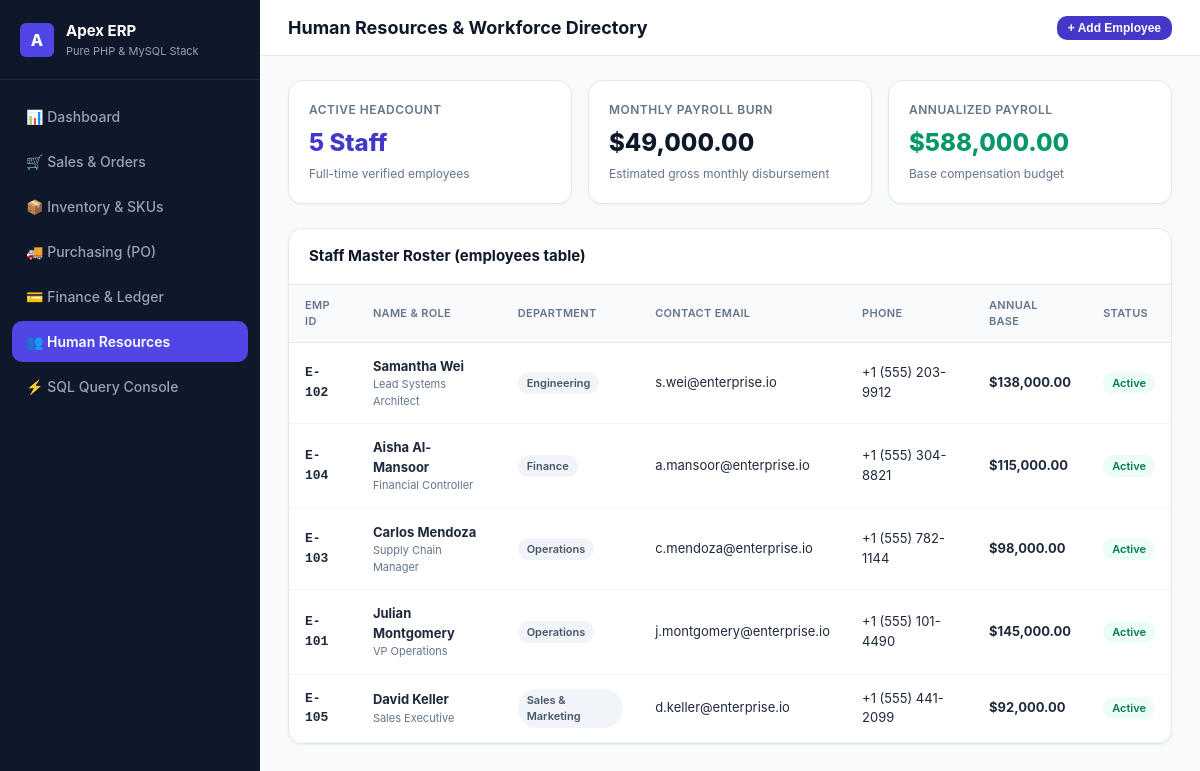
The page /hr.php on the database its author committed.
### tables this page shows
CREATE TABLE IF NOT EXISTS `employees` (
  `id` INT AUTO_INCREMENT PRIMARY KEY,
  `emp_code` VARCHAR(20) NOT NULL UNIQUE,
  `full_name` VARCHAR(100) NOT NULL,
  `email` VARCHAR(100) NOT NULL,
  `phone` VARCHAR(30),
  `role` VARCHAR(100) NOT NULL,
  `department` VARCHAR(100) NOT NULL,
  `annual_salary` DECIMAL(12,2) NOT NULL,
  `status` ENUM('active', 'on_leave', 'inactive') DEFAULT 'active',
  `join_date` DATE NOT NULL,
  `created_at` TIMESTAMP DEFAULT CURRENT_TIMESTAMP
);

### config.php (called while the page is built, shortened)
<?php
function e(?string $string): string {
    return htmlspecialchars($string ?? '', ENT_QUOTES, 'UTF-8');
}
function money(float $amount): string {
    return '$' . number_format($amount, 2);
}

### hr.php (the view, shortened to what this page needs)
<?php
require_once __DIR__ . '/config.php';
$pdo = getDbConnection();
$employees = $pdo->query("SELECT * FROM employees ORDER BY department ASC, full_name ASC")->fetchAll();
$payrollStmt = $pdo->query("SELECT COALESCE(SUM(annual_salary), 0) as total_payroll, COUNT(*) as headcount FROM employees WHERE status = 'active'");
$payroll = $payrollStmt->fetch();
$monthlyPayroll = $payroll['total_payroll'] / 12;
?>
<!DOCTYPE html>
<html lang="en">
<head>
    <link rel="stylesheet" href="style.css">
</head>
<body>
<div class="app-container">
    <aside class="sidebar">
        <div class="sidebar-header">
            <div class="brand-badge">A</div>
            <div>
                <div class="brand-title">Apex ERP</div>
                <div class="brand-sub">Pure PHP & MySQL Stack</div>
            </div>
        </div>
        <ul class="nav-menu">
            <li><a href="index.php" class="nav-link"><span>📊 Dashboard</span></a></li>
            <li><a href="sales.php" class="nav-link"><span>🛒 Sales & Orders</span></a></li>
            <li><a href="inventory.php" class="nav-link"><span>📦 Inventory & SKUs</span></a></li>
            <li><a href="purchases.php" class="nav-link"><span>🚚 Purchasing (PO)</span></a></li>
            <li><a href="finance.php" class="nav-link"><span>💳 Finance & Ledger</span></a></li>
            <li><a href="hr.php" class="nav-link active"><span>👥 Human Resources</span></a></li>
            <li><a href="sql_runner.php" class="nav-link"><span>⚡ SQL Query Console</span></a></li>
        </ul>
    </aside>
    <div class="main-wrapper">
        <header class="topbar">
            <h1 class="page-title">Human Resources & Workforce Directory</h1>
            <div class="topbar-actions">
                <button onclick="document.getElementById('addEmpModal').style.display='flex'" class="btn btn-primary btn-sm">+ Add Employee</button>
            </div>
        </header>
        <main class="content-body">
            <div class="kpi-grid">
                <div class="kpi-card">
                    <div class="kpi-label">Active Headcount</div>
                    <div class="kpi-value" style="color:#4338ca;"><?= (int)$payroll['headcount'] ?> Staff</div>
                    <div class="kpi-sub">Full-time verified employees</div>
                </div>
                <div class="kpi-card">
                    <div class="kpi-label">Monthly Payroll Burn</div>
                    <div class="kpi-value" style="color:#0f172a;"><?= money((float)$monthlyPayroll) ?></div>
                    <div class="kpi-sub">Estimated gross monthly disbursement</div>
                </div>
                <div class="kpi-card">
                    <div class="kpi-label">Annualized Payroll</div>
                    <div class="kpi-value" style="color:#059669;"><?= money((float)$payroll['total_payroll']) ?></div>
                    <div class="kpi-sub">Base compensation budget</div>
                </div>
            </div>
            <div class="card">
                <div class="card-header">
                    <h2 class="card-title">Staff Master Roster (employees table)</h2>
                </div>
                <div class="table-responsive">
                    <table class="data-table">
                        <thead>
                            <tr>
                                <th>Emp ID</th>
                                <th>Name & Role</th>
                                <th>Department</th>
                                <th>Contact Email</th>
                                <th>Phone</th>
                                <th>Annual Base</th>
                                <th>Status</th>
                            </tr>
                        </thead>
                        <tbody>
                            <?php foreach ($employees as $emp): ?>
                            <tr>
                                <td style="font-family:monospace; font-weight:bold;"><?= e($emp['emp_code']) ?></td>
                                <td>
                                    <strong><?= e($emp['full_name']) ?></strong>
                                    <div style="font-size:11px; color:#64748b;"><?= e($emp['role']) ?></div>
                                </td>
                                <td><span class="badge badge-neutral"><?= e($emp['department']) ?></span></td>
                                <td><?= e($emp['email']) ?></td>
                                <td><?= e($emp['phone']) ?></td>
                                <td style="font-weight:bold;"><?= money((float)$emp['annual_salary']) ?></td>
                                <td><span class="badge badge-success"><?= e($emp['status']) ?></span></td>
                            </tr>
                            <?php endforeach; ?>
                        </tbody>
                    </table>
                </div>
            </div>
        </main>
    </div>
</div>
</body>
</html>

### rows shown on the page
employees: emp_code "E-102", full_name "Samantha Wei", role "Lead Systems Architect", department "Engineering", email "s.wei@enterprise.io", phone "+1 (555) 203-9912", annual_salary "$138,000.00", status "Active"
employees: emp_code "E-104", full_name "Aisha Al-Mansoor", role "Financial Controller", department "Finance", email "a.mansoor@enterprise.io", phone "+1 (555) 304-8821", annual_salary "$115,000.00", status "Active"
employees: emp_code "E-103", full_name "Carlos Mendoza", role "Supply Chain Manager", department "Operations", email "c.mendoza@enterprise.io", phone "+1 (555) 782-1144", annual_salary "$98,000.00", status "Active"
employees: emp_code "E-101", full_name "Julian Montgomery", role "VP Operations", department "Operations", email "j.montgomery@enterprise.io", phone "+1 (555) 101-4490", annual_salary "$145,000.00", status "Active"
employees: emp_code "E-105", full_name "David Keller", role "Sales Executive", department "Sales & Marketing", email "d.keller@enterprise.io", phone "+1 (555) 441-2099", annual_salary "$92,000.00", status "Active"

### other values the page prints
$payroll['headcount'] "5"
money((float)$monthlyPayroll) "$49,000.00"
money((float)$payroll['total_payroll']) "$588,000.00"
